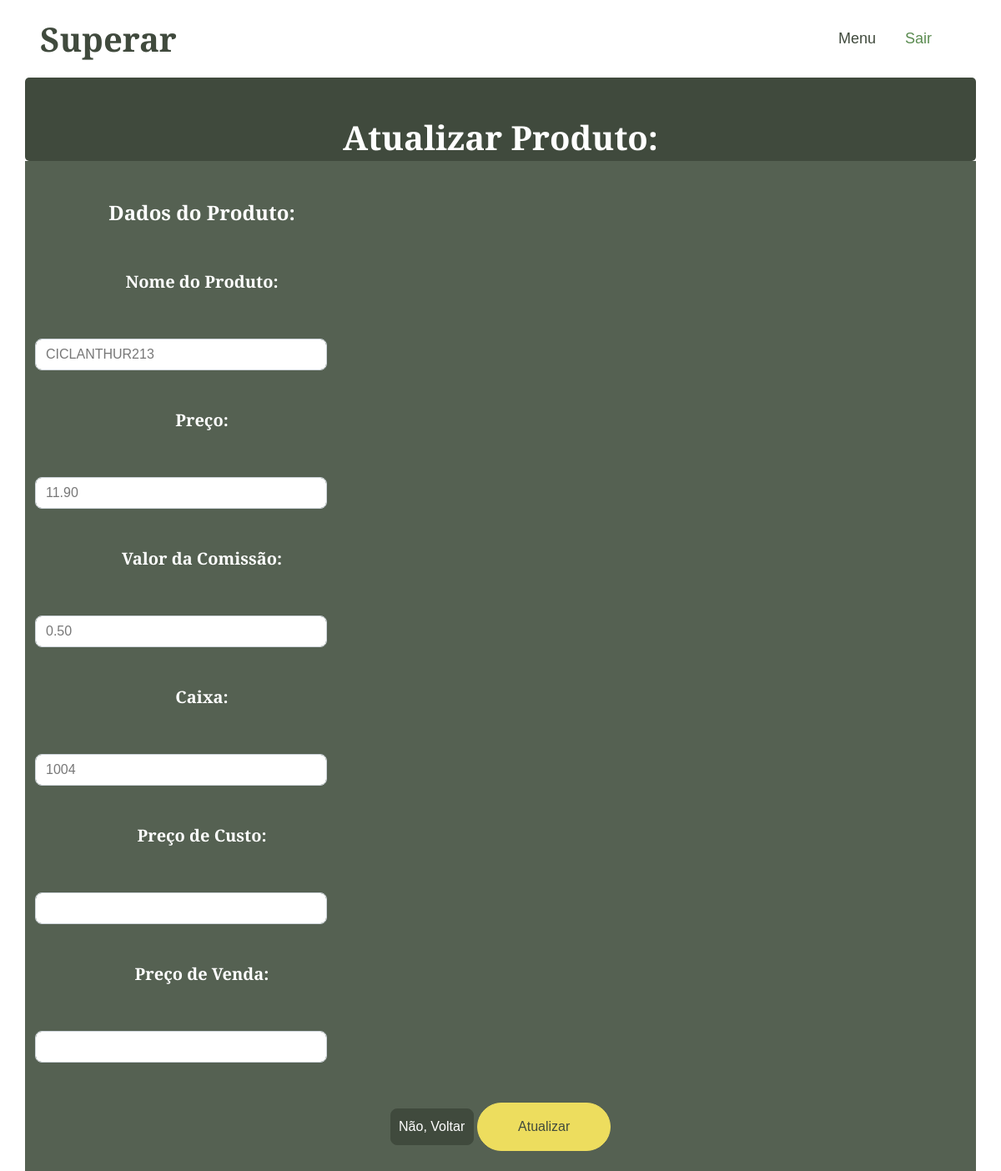
The page /proupdate.php?updateid=6 (signed in) on the database as committed earlier.
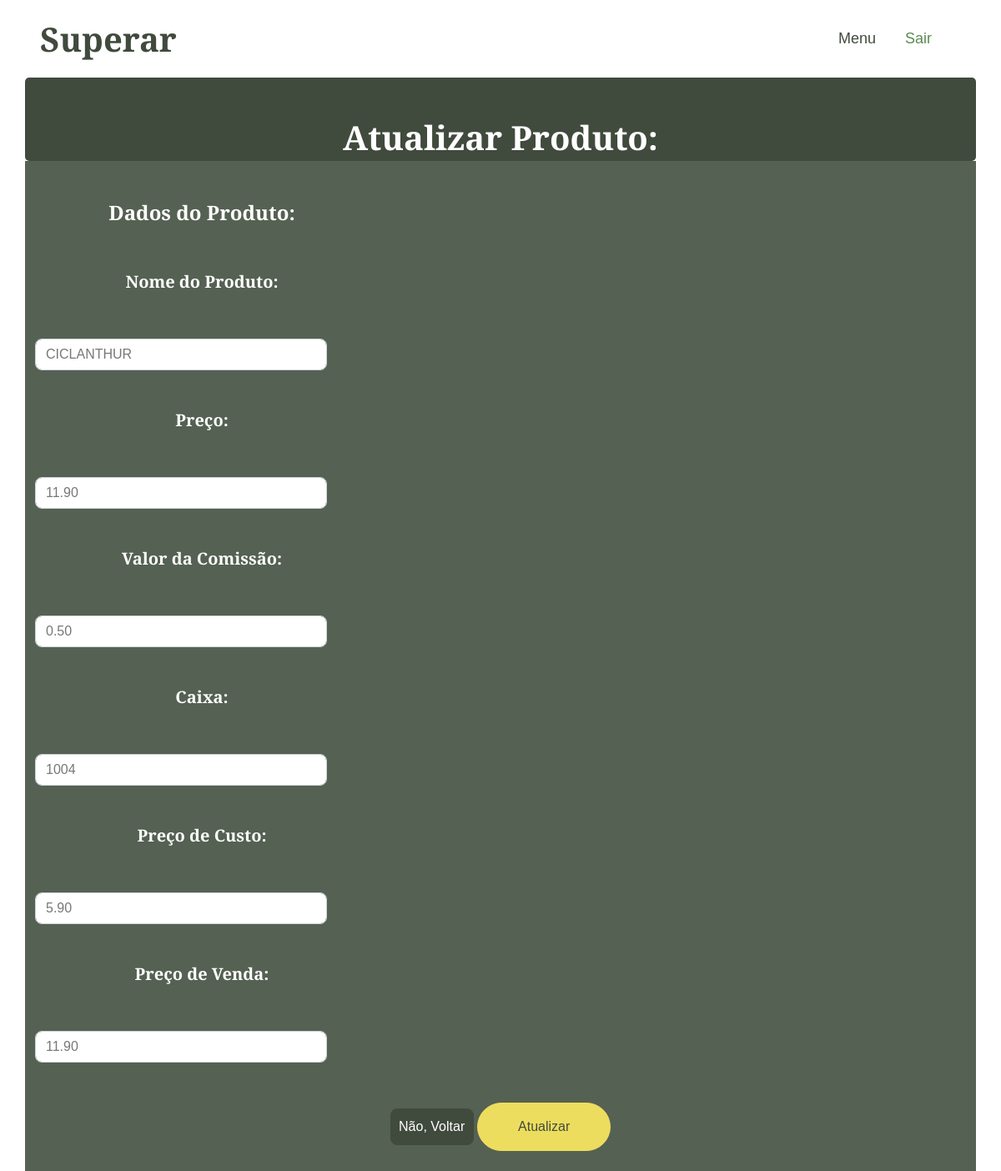
The same page on the database as committed later.
### tables this page shows
CREATE TABLE `produto` (
  `id` int(11) NOT NULL,
  `nome` varchar(100) NOT NULL,
  `preco` decimal(10,2) NOT NULL,
  `comissao` decimal(10,2) DEFAULT NULL,
  `estoque` int(11) DEFAULT NULL,
  `precocusto` decimal(10,2) DEFAULT NULL,
  `precovenda` decimal(10,2) DEFAULT NULL
);

### proupdate.php (the view, shortened to what the changed rows need)
<?php
include('connect.php');
$id = $_GET['updateid'];
$sql = 'select * from produto where id =' . $id;
$result = mysqli_query($con, $sql);
$row = mysqli_fetch_assoc($result);
$nome = $row['nome'];
$preco = str_replace(',', '.', $row['preco']);
$comissao = str_replace(',', '.', $row['comissao']);
$estoque = str_replace(',', '.', $row['estoque']);
$precocusto = str_replace(',', '.', $row['precocusto']);
$precovenda = str_replace(',', '.', $row['precovenda']);
?>
<!DOCTYPE html>
<html lang="pt-BR">
<head>
    <link href="https://cdnjs.cloudflare.com/ajax/libs/font-awesome/5.10.0/css/all.min.css" rel="stylesheet">
    <link href="https://cdn.jsdelivr.net/npm/bootstrap-icons@1.4.1/font/bootstrap-icons.css" rel="stylesheet">
    <link href="lib/animate/animate.min.css" rel="stylesheet">
    <link href="lib/owlcarousel/assets/owl.carousel.min.css" rel="stylesheet">
    <link href="lib/lightbox/css/lightbox.min.css" rel="stylesheet">
    <link href="css/bootstrap.min.css" rel="stylesheet">
    <link href="css/style.css" rel="stylesheet">
</head>
<body>
    <nav class="navbar navbar-expand-lg bg-white navbar-light sticky-top px-4 px-lg-5">
        <h1 class="m-0">Superar</h1>
    </nav>
    <div class="text-center mx-auto wow fadeInUp" data-wow-delay="0.1s">
        <div class="container" style="background-color: #404A3D; width: 2000px; height: 100px; border-radius: 5px;">
            <div class="container text-center py-5" style="height: 100px; color: black;">
                <h2 style="color: rgb(255, 255, 255); font-size: 2.5rem;">Atualizar Produto:</h2>
            </div>
        </div>
        <div class="container" style="background-color: #556152;">
            <form method="post">
                <div class="row" style="background-color: #556152;">
                    <div class="col" style="margin-right: 520px;"> <br><br>
                        <input type="text" class="form-control" name="nome" id="nome" value="<?php echo $nome; ?>" required style="width: 350px;">
                    </div>
                    <div class="col" style="margin-right: 520px;"> <br><br>
                        <input type="text" class="form-control" name="preco" id="preco" value="<?php echo $preco; ?>" required style="width: 350px;">
                    </div>
                    <div class="col" style="margin-right: 520px;"> <br><br>
                        <input type="text" class="form-control" name="comissao" id="comissao" value="<?php echo $comissao; ?>" required style="width: 350px;">
                    </div>
                    <div class="col" style="margin-right: 520px;"> <br><br>
                        <input type="text" class="form-control" name="estoque" id="estoque" value="<?php echo $estoque; ?>" required style="width: 350px;">
                    </div>
                    <div class="col" style="margin-right: 520px;"> <br><br>
                        <input type="text" class="form-control" name="precocusto" id="precocusto" value="<?php echo $precocusto; ?>" required style="width: 350px;">
                    </div>
                    <div class="col" style="margin-right: 520px;"> <br><br>
                        <input type="text" class="form-control" name="precovenda" id="precovenda" value="<?php echo $precovenda; ?>" required style="width: 350px;">
                    </div>
                </div>
                <br><br>
                <br>
            </form>
        </div>
    </div>
</body>
</html>

Rows that differ between the two databases and show on the page:
changed produto: nome "CICLANTHUR213" → "CICLANTHUR"; precocusto (not shown) → "5.90"; precovenda (not shown) → "11.90"
